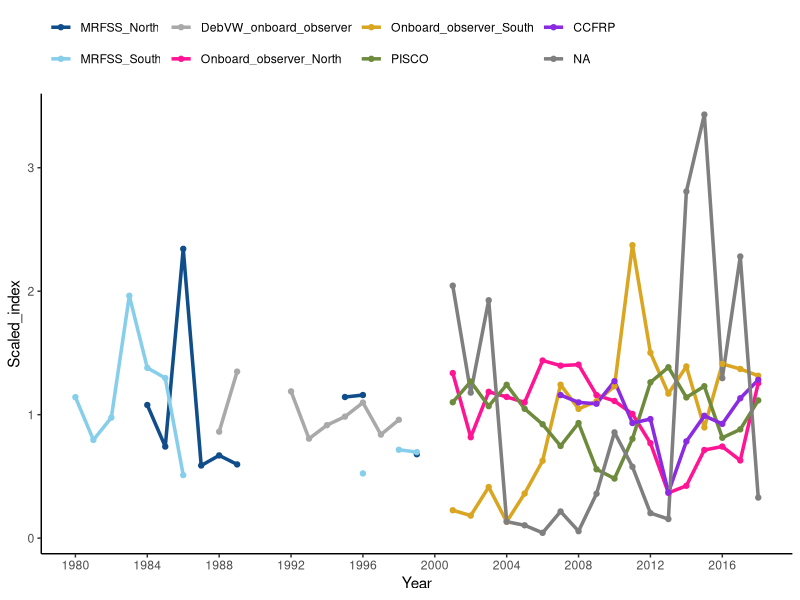

Here is the R script that generated this plot: (Note: this script raises an error after producing the figure.)
#Creates two plots - one with indices from the pre-STAR model and one with 
#only indices from the post-STAR model
#NOTE PISCO is now in there are the 15+ so need to re-add if you want to re-plot pre-STAR after 8/16/2019

library(ggplot2)
library(dplyr)
library(tidyr)
setwd('C:/GopherBlackYellow2019/txt_files')


Indices = read.csv('Indices.csv', header=T)

#need to divide each index by its mean

Indices = Indices %>%
          select(Year, DebVWI, NMRFSSI, SMRFSSI, NOnboardI, SOnboardI, CCFRPI, PISCOI, PISCO0I)

scale <- function(x, na.rm = TRUE) (x / mean(x, na.rm = na.rm))

Indices_mean1 = Indices %>%
              mutate_at(c("DebVWI","NMRFSSI",'SMRFSSI', 'NOnboardI', 
                          'SOnboardI','CCFRPI', 'PISCOI','PISCO0I'), scale)

Indices_mean = Indices_mean1 %>%
  rename(DebVW_onboard_observer = DebVWI, MRFSS_North = NMRFSSI, MRFSS_South=SMRFSSI,
         Onboard_observer_North = NOnboardI, Onboard_observer_South = SOnboardI,
         CCFRP = CCFRPI, PISCO = PISCOI, PISCO0 = PISCO0I) %>%
  gather(Source, Scaled_index, DebVW_onboard_observer:PISCO0) 


Indices_mean$Source = factor(Indices_mean$Source,
                             levels = c('MRFSS_North', 'MRFSS_South',
                                        'DebVW_onboard_observer',
                                        'Onboard_observer_North',
                                        'Onboard_observer_South',
                                        'PISCO','CCFRP','PISCO_age0'))



#plot just the pre-STAR indices - see note at top about PISCO
out.dir = "C:/GopherBlackYellow2019/Figures/"
png(filename = paste0(out.dir,"All_index_compare.png"),
    width = 6, height = 4, units = "in", pointsize = 12, res=300)
#x11()
ggplot(Indices_mean, aes(x=Year, y = Scaled_index, colour=Source)) +
  geom_line(lwd = 1.2) +
  geom_point(aes()) +
  scale_color_manual(values=c("dodgerblue4","skyblue","darkgray","deeppink",
                              "goldenrod","darkolivegreen4","blueviolet")) +
  theme(panel.grid.major = element_blank(), 
        panel.grid.minor = element_blank(),
        panel.background = element_blank(),
        panel.border = element_blank(),
        axis.line = element_line(colour = "black"),
        legend.justification = c(0, 1), 
        legend.position = "top") +
  theme(legend.title=element_blank()) +
  scale_x_continuous(breaks = seq(1980,2018, by = 4)) 

dev.off()

#############################################################################################
#plot just the post-STAR indices - see note at top about PISCO

Indices_mean_post = Indices_mean1 %>%
                   select(Year, DebVWI, NMRFSSI, NOnboardI, CCFRPI, PISCOI, PISCO0I)

Indices_mean_post = Indices_mean_post %>%
  rename(DebVW_onboard_observer = DebVWI, MRFSS_North = NMRFSSI, 
         Onboard_observer_North = NOnboardI,
         CCFRP = CCFRPI, PISCO = PISCOI, PISCO0 = PISCO0I) %>%
  gather(Source, Scaled_index, DebVW_onboard_observer:PISCO0) 

Indices_mean_post$Source = factor(Indices_mean$Source,
                             levels = c('MRFSS_North',
                                        'DebVW_onboard_observer',
                                        'Onboard_observer_North',
                                        'CCFRP','PISCO','PISCO_age0'))


out.dir = "C:/GopherBlackYellow2019/Figures/"
png(filename = paste0(out.dir,"All_index_compare_postSTAR.png"),
    width = 6, height = 4, units = "in", pointsize = 12, res=300)
#x11()
ggplot(Indices_mean_post, aes(x=Year, y = Scaled_index, colour=Source)) +
  geom_line(lwd = 1.2) +
  geom_point(aes()) +
  scale_color_manual(values=c("dodgerblue4","skyblue","darkgray","deeppink",
                              "goldenrod","darkolivegreen4","blueviolet")) +
  theme(panel.grid.major = element_blank(), 
        panel.grid.minor = element_blank(),
        panel.background = element_blank(),
        panel.border = element_blank(),
        axis.line = element_line(colour = "black"),
        legend.justification = c(0, 1), 
        legend.position = "top") +
  theme(legend.title=element_blank()) +
  scale_x_continuous(breaks = seq(1980,2018, by = 4)) 

dev.off()

